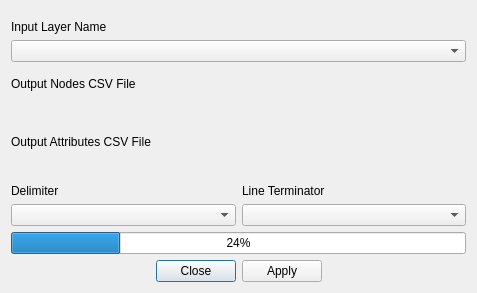
<?xml version="1.0" encoding="UTF-8"?>
<ui version="4.0">
 <class>mmqgis_geometry_export_form</class>
 <widget class="QDialog" name="mmqgis_geometry_export_form">
  <property name="windowModality">
   <enum>Qt::ApplicationModal</enum>
  </property>
  <property name="enabled">
   <bool>true</bool>
  </property>
  <property name="geometry">
   <rect>
    <x>0</x>
    <y>0</y>
    <width>477</width>
    <height>293</height>
   </rect>
  </property>
  <property name="mouseTracking">
   <bool>false</bool>
  </property>
  <property name="windowTitle">
   <string>Export Geometry to CSV</string>
  </property>
  <layout class="QVBoxLayout" name="verticalLayout">
   <item>
    <widget class="QLabel" name="label_4">
     <property name="text">
      <string>Input Layer Name</string>
     </property>
     <property name="alignment">
      <set>Qt::AlignBottom|Qt::AlignLeading|Qt::AlignLeft</set>
     </property>
    </widget>
   </item>
   <item>
    <widget class="QComboBox" name="input_layer_name"/>
   </item>
   <item>
    <widget class="QLabel" name="label_2">
     <property name="text">
      <string>Output Nodes CSV File</string>
     </property>
     <property name="alignment">
      <set>Qt::AlignBottom|Qt::AlignLeading|Qt::AlignLeft</set>
     </property>
    </widget>
   </item>
   <item>
    <widget class="QgsFileWidget" name="node_file_name"/>
   </item>
   <item>
    <widget class="QLabel" name="label">
     <property name="text">
      <string>Output Attributes CSV File</string>
     </property>
     <property name="alignment">
      <set>Qt::AlignBottom|Qt::AlignLeading|Qt::AlignLeft</set>
     </property>
    </widget>
   </item>
   <item>
    <widget class="QgsFileWidget" name="attribute_file_name"/>
   </item>
   <item>
    <layout class="QGridLayout" name="gridLayout">
     <item row="1" column="0">
      <widget class="QComboBox" name="field_delimiter"/>
     </item>
     <item row="0" column="0">
      <widget class="QLabel" name="label_3">
       <property name="text">
        <string>Delimiter</string>
       </property>
      </widget>
     </item>
     <item row="0" column="1">
      <widget class="QLabel" name="label_5">
       <property name="text">
        <string>Line Terminator</string>
       </property>
      </widget>
     </item>
     <item row="1" column="1">
      <widget class="QComboBox" name="line_terminator"/>
     </item>
    </layout>
   </item>
   <item>
    <widget class="QProgressBar" name="status">
     <property name="value">
      <number>24</number>
     </property>
    </widget>
   </item>
   <item>
    <widget class="QDialogButtonBox" name="buttonBox">
     <property name="orientation">
      <enum>Qt::Horizontal</enum>
     </property>
     <property name="standardButtons">
      <set>QDialogButtonBox::Apply|QDialogButtonBox::Close</set>
     </property>
     <property name="centerButtons">
      <bool>true</bool>
     </property>
    </widget>
   </item>
  </layout>
 </widget>
 <customwidgets>
  <customwidget>
   <class>QgsFileWidget</class>
   <extends>QWidget</extends>
   <header>qgsfilewidget.h</header>
  </customwidget>
 </customwidgets>
 <tabstops>
  <tabstop>input_layer_name</tabstop>
  <tabstop>field_delimiter</tabstop>
  <tabstop>line_terminator</tabstop>
  <tabstop>buttonBox</tabstop>
 </tabstops>
 <resources/>
 <connections>
  <connection>
   <sender>buttonBox</sender>
   <signal>accepted()</signal>
   <receiver>mmqgis_geometry_export_form</receiver>
   <slot>accept()</slot>
   <hints>
    <hint type="sourcelabel">
     <x>248</x>
     <y>254</y>
    </hint>
    <hint type="destinationlabel">
     <x>157</x>
     <y>274</y>
    </hint>
   </hints>
  </connection>
  <connection>
   <sender>buttonBox</sender>
   <signal>rejected()</signal>
   <receiver>mmqgis_geometry_export_form</receiver>
   <slot>reject()</slot>
   <hints>
    <hint type="sourcelabel">
     <x>316</x>
     <y>260</y>
    </hint>
    <hint type="destinationlabel">
     <x>286</x>
     <y>274</y>
    </hint>
   </hints>
  </connection>
 </connections>
</ui>
